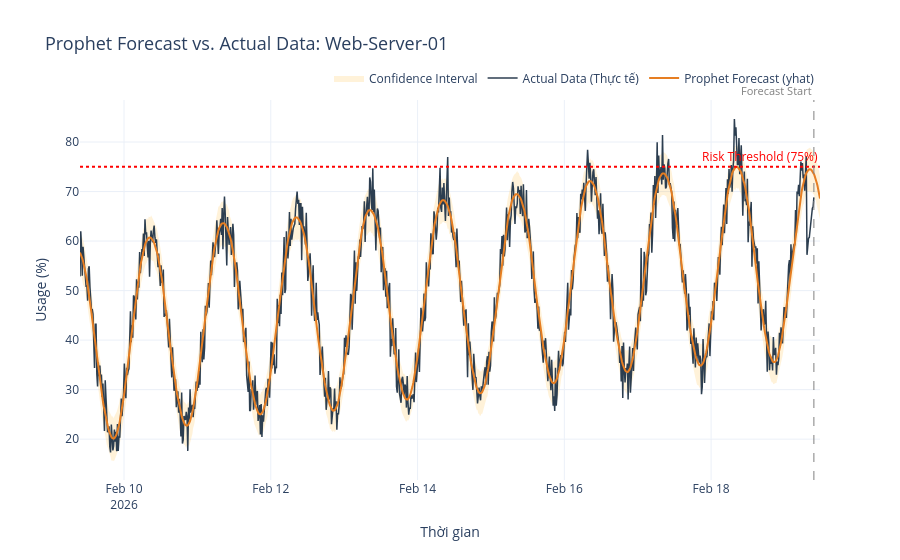
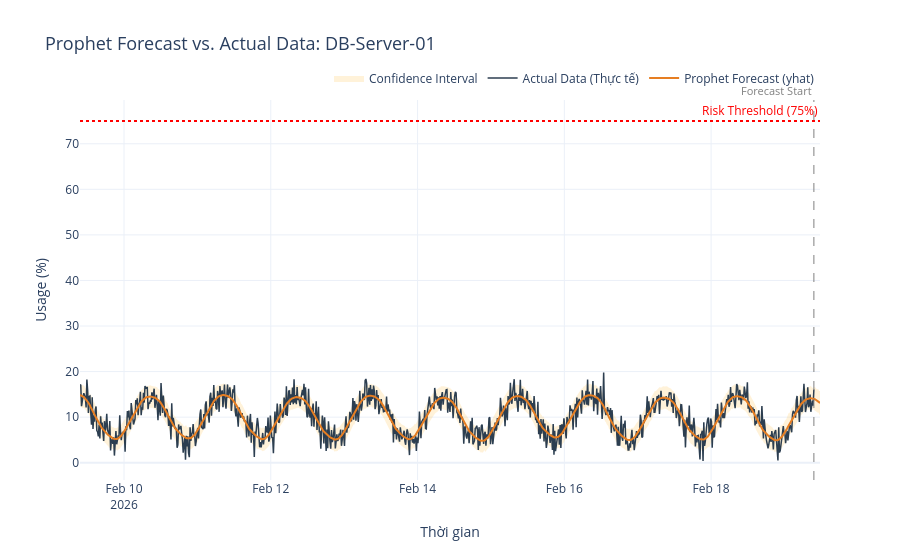

Notebook cell for these charts, in order:
### Markdown cell above
## Block 5: Prophet Forecast vs. Actual Data Plot
So sánh trực quan giữa dữ liệu dự báo của Prophet và dữ liệu thực tế cho mỗi server.
- **Actual (Thực tế)**: Đường liền nét xanh thể hiện dữ liệu đã thu thập.
- **Prophet Forecast (Dự báo)**: Đường liền nét cam thể hiện giá trị dự báo `yhat` của mô hình Prophet trên toàn bộ khoảng thời gian (bao gồm cả quá khứ lẫn tương lai).
- **Confidence Interval (Khoảng tin cậy)**: Vùng tô cam nhạt thể hiện khoảng `yhat_lower` – `yhat_upper`.
- **Risk Threshold (Ngưỡng rủi ro)**: Đường ngang đỏ đánh dấu ngưỡng 75%.

### Code cell
import plotly.graph_objects as go

for instance_id in all_instances:
    df_inst = df[df['instance_id'] == instance_id].sort_values('timestamp')

    # Train Prophet cho instance
    df_p = df_inst[['timestamp', 'value']].rename(columns={'timestamp': 'ds', 'value': 'y'})
    m_fc = Prophet(daily_seasonality=True, weekly_seasonality=True)
    m_fc.fit(df_p)
    future_fc = m_fc.make_future_dataframe(periods=12, freq='10min')
    forecast_fc = m_fc.predict(future_fc)

    fig = go.Figure()

    # Confidence Interval (Khoảng tin cậy)
    fig.add_trace(go.Scatter(
        x=list(forecast_fc['ds']) + list(forecast_fc['ds'].iloc[::-1]),
        y=list(forecast_fc['yhat_upper']) + list(forecast_fc['yhat_lower'].iloc[::-1]),
        fill='toself',
        fillcolor='rgba(255, 165, 0, 0.15)',
        line=dict(color='rgba(255,255,255,0)'),
        name='Confidence Interval',
        hoverinfo='skip'
    ))

    # Actual Data (Dữ liệu thực tế)
    fig.add_trace(go.Scatter(
        x=df_inst['timestamp'],
        y=df_inst['value'],
        mode='lines',
        name='Actual Data (Thực tế)',
        line=dict(color='#2c3e50', width=1.5)
    ))

    # Prophet Forecast (Toàn bộ dự báo)
    fig.add_trace(go.Scatter(
        x=forecast_fc['ds'],
        y=forecast_fc['yhat'],
        mode='lines',
        name='Prophet Forecast (yhat)',
        line=dict(color='#e67e22', width=2, dash='solid')
    ))

    # Risk Threshold line (Ngưỡng rủi ro 75%)
    fig.add_hline(
        y=75, line_dash='dot', line_color='red', line_width=2,
        annotation_text='Risk Threshold (75%)',
        annotation_position='top right',
        annotation_font_color='red'
    )

    # Vertical line marking forecast start (convert to str to avoid Timestamp arithmetic)
    last_ts = df_inst['timestamp'].max()
    fig.add_shape(
        type='line',
        x0=str(last_ts), x1=str(last_ts),
        y0=0, y1=1, yref='paper',
        line=dict(color='gray', width=1, dash='dash')
    )
    fig.add_annotation(
        x=str(last_ts), y=1, yref='paper',
        text='Forecast Start', showarrow=False,
        font=dict(color='gray', size=11),
        xanchor='right', yanchor='bottom'
    )

    fig.update_layout(
        title=f'Prophet Forecast vs. Actual Data: {instance_id}',
        title_font_size=18,
        xaxis_title='Thời gian',
        yaxis_title='Usage (%)',
        hovermode='x unified',
        template='plotly_white',
        legend=dict(orientation='h', yanchor='bottom', y=1.02, xanchor='right', x=1)
    )

    fig.show()

### Figure 1 — Plotly figure (JSON) as saved in the notebook; plotly's stock layout.template omitted (floating-point values rounded to 4 significant figures; data arrays with more than 128 entries replaced by an {"elided": "..."} marker saying what was removed)
{"data": [{"fill": "toself", "fillcolor": "rgba(255, 165, 0, 0.15)", "hoverinfo": "skip", "line": {"color": "rgba(255,255,255,0)"}, "name": "Confidence Interval", "type": "scatter", "x": {"elided": "1946 str values"}, "y": {"elided": "1946 float values"}}, {"line": {"color": "#2c3e50", "width": 1.5}, "mode": "lines", "name": "Actual Data (Thực tế)", "type": "scatter", "x": {"elided": "961 str values"}, "y": {"elided": "961 float values"}}, {"line": {"color": "#e67e22", "dash": "solid", "width": 2}, "mode": "lines", "name": "Prophet Forecast (yhat)", "type": "scatter", "x": {"elided": "973 str values"}, "y": {"elided": "973 float values"}}], "layout": {"annotations": [{"font": {"color": "red"}, "showarrow": false, "text": "Risk Threshold (75%)", "x": 1, "xanchor": "right", "xref": "x domain", "y": 75, "yanchor": "bottom", "yref": "y"}, {"font": {"color": "gray", "size": 11}, "showarrow": false, "text": "Forecast Start", "x": "2026-02-19 09:36:23.781389", "xanchor": "right", "y": 1, "yanchor": "bottom", "yref": "paper"}], "hovermode": "x unified", "legend": {"orientation": "h", "x": 1, "xanchor": "right", "y": 1.02, "yanchor": "bottom"}, "shapes": [{"line": {"color": "red", "dash": "dot", "width": 2}, "type": "line", "x0": 0, "x1": 1, "xref": "x domain", "y0": 75, "y1": 75, "yref": "y"}, {"line": {"color": "gray", "dash": "dash", "width": 1}, "type": "line", "x0": "2026-02-19 09:36:23.781389", "x1": "2026-02-19 09:36:23.781389", "y0": 0, "y1": 1, "yref": "paper"}], "title": {"font": {"size": 18}, "text": "Prophet Forecast vs. Actual Data: Web-Server-01"}, "xaxis": {"title": {"text": "Thời gian"}}, "yaxis": {"title": {"text": "Usage (%)"}}}}

### Figure 2 — Plotly figure (JSON) as saved in the notebook; plotly's stock layout.template omitted (floating-point values rounded to 4 significant figures; data arrays with more than 128 entries replaced by an {"elided": "..."} marker saying what was removed)
{"data": [{"fill": "toself", "fillcolor": "rgba(255, 165, 0, 0.15)", "hoverinfo": "skip", "line": {"color": "rgba(255,255,255,0)"}, "name": "Confidence Interval", "type": "scatter", "x": {"elided": "1946 str values"}, "y": {"elided": "1946 float values"}}, {"line": {"color": "#2c3e50", "width": 1.5}, "mode": "lines", "name": "Actual Data (Thực tế)", "type": "scatter", "x": {"elided": "961 str values"}, "y": {"elided": "961 float values"}}, {"line": {"color": "#e67e22", "dash": "solid", "width": 2}, "mode": "lines", "name": "Prophet Forecast (yhat)", "type": "scatter", "x": {"elided": "973 str values"}, "y": {"elided": "973 float values"}}], "layout": {"annotations": [{"font": {"color": "red"}, "showarrow": false, "text": "Risk Threshold (75%)", "x": 1, "xanchor": "right", "xref": "x domain", "y": 75, "yanchor": "bottom", "yref": "y"}, {"font": {"color": "gray", "size": 11}, "showarrow": false, "text": "Forecast Start", "x": "2026-02-19 09:36:23.781389", "xanchor": "right", "y": 1, "yanchor": "bottom", "yref": "paper"}], "hovermode": "x unified", "legend": {"orientation": "h", "x": 1, "xanchor": "right", "y": 1.02, "yanchor": "bottom"}, "shapes": [{"line": {"color": "red", "dash": "dot", "width": 2}, "type": "line", "x0": 0, "x1": 1, "xref": "x domain", "y0": 75, "y1": 75, "yref": "y"}, {"line": {"color": "gray", "dash": "dash", "width": 1}, "type": "line", "x0": "2026-02-19 09:36:23.781389", "x1": "2026-02-19 09:36:23.781389", "y0": 0, "y1": 1, "yref": "paper"}], "title": {"font": {"size": 18}, "text": "Prophet Forecast vs. Actual Data: DB-Server-01"}, "xaxis": {"title": {"text": "Thời gian"}}, "yaxis": {"title": {"text": "Usage (%)"}}}}
